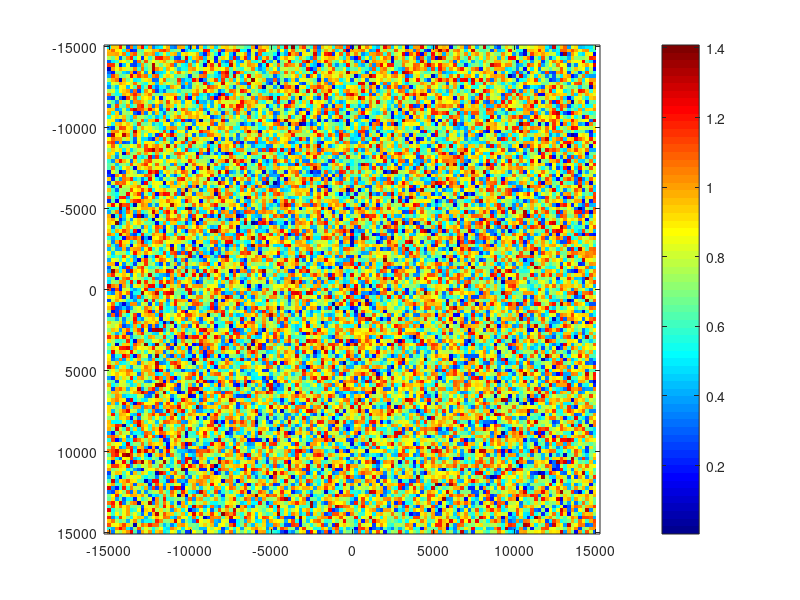

Recreate this plot in MATLAB. (Note: this script raises an error after producing the figure.)
clear;
close all;

%% Random Fields in 2D


dx = 227;
dy = 227;
x_ = -15e3:dx:15e3;
y_ = -15e3:dy:15e3;

[x, y] = meshgrid(x_, y_); % Meshgrid of rho and phi forming a circle 

% Min = 0.0001;
Max = 1;

R0 = Max .* (rand(size(x)) + 1j .* rand(size(x)));

% R0 = (rand(size(x))./sqrt(2) + 1j .* rand(size(x))./sqrt(2));


figure; imagesc(x_, y_, (abs(R0))); colormap('jet')

shading flat; colorbar; axis equal tight;

%% GENERATE RANDOM FUNCTION 
SNR_db = 40;
SNR = 10^(SNR_db/10);

f = 0.02;

% rand('seed', 0);

nx1 = 1 + floor(0.9999.*f*length(x_));
nx2 = length(x_) - nx1 + 1; 

ny1 = 1 + floor(0.9999.*f*length(y_));
ny2 = length(y_) - ny1 + 1; 

F = 10^4 .* (rand(length(x), length(y)) + 1j .* rand(length(x), length(y)) - 0.5);
F = fft2(F);

figure; surface(x_.*1e-3, y_.*1e-3, db(abs(F).')./2); colorbar; shading interp;

F(nx1:nx2, :) = 0;
F(:, ny1:ny2) = 0;

F             = (ifft2(F));
N             = sqrt(max(abs(F)).^2./SNR) .* (rand(length(x), length(y)) + 1j .* rand(length(x), length(y)));
F             = F + N;

figure; pcolor(x_.*1e-3, y_.*1e-3, db(abs(F).')./2); colorbar; 

% pcolor(x_.*1e-3, y_.*1e-3, db(abs(N).')./2); colorbar; 
shading interp; axis equal tight; 

xlim([-15 15]);
ylim([-15 15]);

T = [-15:5:15];
L = {};
for m = 1:length(T)
    if T(m) == 0
        L{m} = '0';
    else
        L{m} = num2str(T(m), '%3.1f');
    end
end

set(gca, 'XTick', T, 'XTickLabel', L);
set(gca, 'YTick', T, 'YTickLabel', L);

set(gca, 'FontSize', 18, 'LineWidth', 4);

title('Relectivity $\eta(x, y)$', 'Interpreter', 'latex', 'FontSize', 22);
xlabel('$X$ [km]', 'Interpreter', 'latex', 'FontSize', 22);
ylabel('$Y$ [km]', 'Interpreter', 'latex', 'FontSize', 22);
